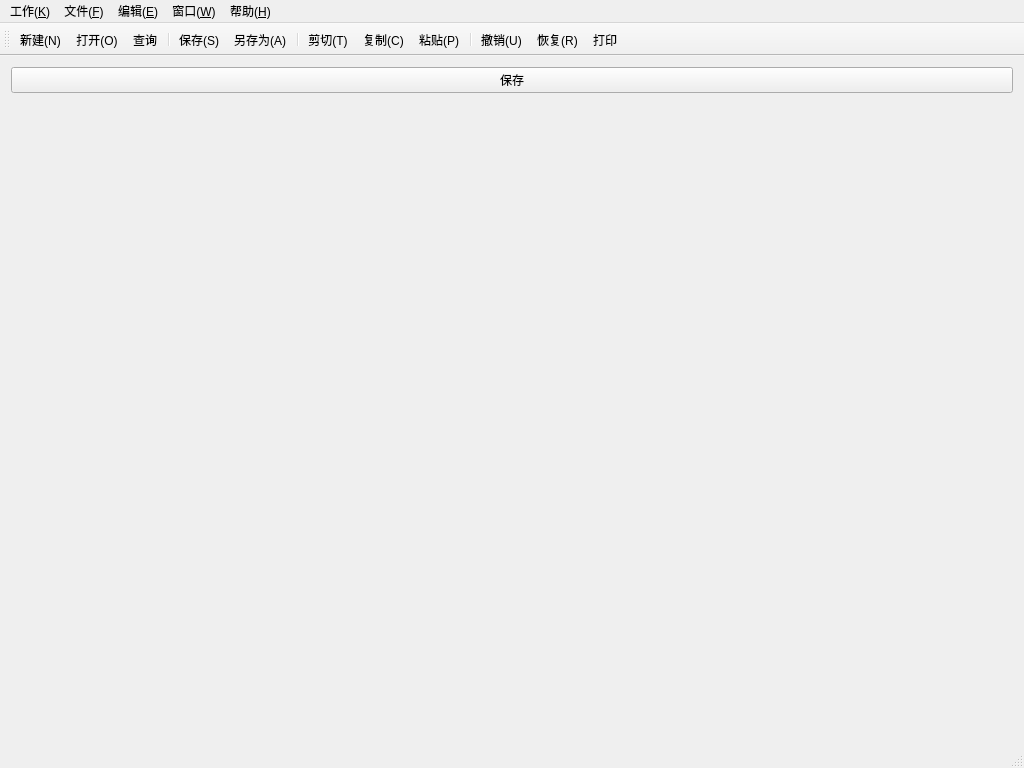
<?xml version="1.0" encoding="UTF-8"?>
<ui version="4.0">
 <class>MainWindow</class>
 <widget class="QMainWindow" name="MainWindow">
  <property name="geometry">
   <rect>
    <x>0</x>
    <y>0</y>
    <width>1024</width>
    <height>768</height>
   </rect>
  </property>
  <property name="windowTitle">
   <string>星达ERP</string>
  </property>
  <property name="windowIcon">
   <iconset resource="../myImage.qrc">
    <normaloff>:/myImage/images/Logo.jpg</normaloff>:/myImage/images/Logo.jpg</iconset>
  </property>
  <widget class="QWidget" name="centralWidget">
   <layout class="QGridLayout" name="gridLayout">
    <item row="2" column="0">
     <widget class="DataTableWidget" name="widget" native="true"/>
    </item>
    <item row="1" column="0">
     <widget class="QPushButton" name="pushButton_2">
      <property name="text">
       <string>保存</string>
      </property>
     </widget>
    </item>
   </layout>
  </widget>
  <widget class="QMenuBar" name="menuBar">
   <property name="geometry">
    <rect>
     <x>0</x>
     <y>0</y>
     <width>1024</width>
     <height>26</height>
    </rect>
   </property>
   <widget class="QMenu" name="menuF">
    <property name="title">
     <string>文件(&amp;F)</string>
    </property>
    <addaction name="actionNew"/>
    <addaction name="actionOpen"/>
    <addaction name="action_query"/>
    <addaction name="separator"/>
    <addaction name="actionSave"/>
    <addaction name="actionSaveAs"/>
    <addaction name="separator"/>
    <addaction name="actionExit"/>
    <addaction name="actionprint"/>
   </widget>
   <widget class="QMenu" name="menuE">
    <property name="title">
     <string>编辑(&amp;E)</string>
    </property>
    <addaction name="actionUndo"/>
    <addaction name="actionRedo"/>
    <addaction name="separator"/>
    <addaction name="actionCut"/>
    <addaction name="actionCopy"/>
    <addaction name="actionPaste"/>
   </widget>
   <widget class="QMenu" name="menuW">
    <property name="title">
     <string>窗口(&amp;W)</string>
    </property>
    <addaction name="actionClose"/>
    <addaction name="actionCloseAll"/>
    <addaction name="separator"/>
    <addaction name="actionTile"/>
    <addaction name="actionCascade"/>
    <addaction name="separator"/>
    <addaction name="actionNext"/>
    <addaction name="actionPrevious"/>
   </widget>
   <widget class="QMenu" name="menuH">
    <property name="title">
     <string>帮助(&amp;H)</string>
    </property>
    <addaction name="actionAbout"/>
   </widget>
   <widget class="QMenu" name="menuK">
    <property name="title">
     <string>工作(&amp;K)</string>
    </property>
    <widget class="QMenu" name="menu">
     <property name="title">
      <string>销售</string>
     </property>
     <property name="icon">
      <iconset resource="../myImage.qrc">
       <normaloff>:/myImage/images/quote.ico</normaloff>:/myImage/images/quote.ico</iconset>
     </property>
     <addaction name="actionQuote"/>
     <addaction name="actionCheck"/>
     <addaction name="actionAdjust"/>
     <addaction name="separator"/>
     <addaction name="actionOrder"/>
    </widget>
    <widget class="QMenu" name="menu_5">
     <property name="title">
      <string>质保</string>
     </property>
     <property name="icon">
      <iconset resource="../myImage.qrc">
       <normaloff>:/myImage/images/microscope.png</normaloff>:/myImage/images/microscope.png</iconset>
     </property>
     <widget class="QMenu" name="menu_6">
      <property name="title">
       <string>力学性能</string>
      </property>
      <addaction name="menu_UT"/>
      <addaction name="menu_PT"/>
      <addaction name="menu_MT"/>
      <addaction name="actionchongji"/>
      <addaction name="actionlasheng"/>
      <addaction name="actionyindu"/>
     </widget>
     <addaction name="actionPMI"/>
     <addaction name="menu_6"/>
     <addaction name="actionInspection"/>
    </widget>
    <widget class="QMenu" name="menu_10">
     <property name="title">
      <string>仓库</string>
     </property>
     <property name="icon">
      <iconset resource="../myImage.qrc">
       <normaloff>:/myImage/images/warehouse.png</normaloff>:/myImage/images/warehouse.png</iconset>
     </property>
     <addaction name="actiongangcai_2"/>
     <addaction name="actionwujin_2"/>
     <addaction name="actionshebei"/>
    </widget>
    <widget class="QMenu" name="menu_2">
     <property name="title">
      <string>生产</string>
     </property>
     <property name="icon">
      <iconset resource="../myImage.qrc">
       <normaloff>:/myImage/images/machine.png</normaloff>:/myImage/images/machine.png</iconset>
     </property>
     <widget class="QMenu" name="menu_3">
      <property name="title">
       <string>锻造</string>
      </property>
      <addaction name="action1T"/>
      <addaction name="action2T"/>
      <addaction name="actionyaji"/>
      <addaction name="actionwaixie"/>
      <addaction name="actionFgInput"/>
     </widget>
     <widget class="QMenu" name="menu_4">
      <property name="title">
       <string>机加工</string>
      </property>
      <property name="icon">
       <iconset resource="../myImage.qrc">
        <normaloff>:/myImage/images/robot_32px.png</normaloff>:/myImage/images/robot_32px.png</iconset>
      </property>
      <addaction name="actionjingong"/>
      <addaction name="actionjijiaweixie"/>
      <addaction name="actionMchInput"/>
     </widget>
     <addaction name="actionPlan"/>
     <addaction name="actionprepare"/>
     <addaction name="menu_3"/>
     <addaction name="actionHT"/>
     <addaction name="menu_4"/>
     <addaction name="separator"/>
     <addaction name="separator"/>
     <addaction name="actionScrap"/>
    </widget>
    <widget class="QMenu" name="menu_8">
     <property name="title">
      <string>技术</string>
     </property>
     <property name="icon">
      <iconset resource="../myImage.qrc">
       <normaloff>:/myImage/images/Drawing.png</normaloff>:/myImage/images/Drawing.png</iconset>
     </property>
     <addaction name="actiongongyi"/>
     <addaction name="actionjiagongtuzhi"/>
     <addaction name="actionbiaozhunguifan"/>
    </widget>
    <widget class="QMenu" name="menu_9">
     <property name="title">
      <string>采购</string>
     </property>
     <property name="icon">
      <iconset resource="../myImage.qrc">
       <normaloff>:/myImage/images/buy.ico</normaloff>:/myImage/images/buy.ico</iconset>
     </property>
     <addaction name="actiongangcai"/>
     <addaction name="actionwujin"/>
    </widget>
    <widget class="QMenu" name="menu_11">
     <property name="title">
      <string>查询报表</string>
     </property>
     <addaction name="actionorder"/>
     <addaction name="actionwaixie_2"/>
     <addaction name="actionsc"/>
     <addaction name="actionjindu"/>
    </widget>
    <addaction name="actionHomepage"/>
    <addaction name="separator"/>
    <addaction name="menu"/>
    <addaction name="menu_2"/>
    <addaction name="menu_5"/>
    <addaction name="menu_9"/>
    <addaction name="menu_10"/>
    <addaction name="actionlogistics"/>
    <addaction name="actionFinance"/>
    <addaction name="menu_8"/>
    <addaction name="menu_11"/>
    <addaction name="actionziyuan"/>
   </widget>
   <addaction name="menuK"/>
   <addaction name="menuF"/>
   <addaction name="menuE"/>
   <addaction name="menuW"/>
   <addaction name="menuH"/>
  </widget>
  <widget class="QToolBar" name="toolBar">
   <attribute name="toolBarArea">
    <enum>TopToolBarArea</enum>
   </attribute>
   <attribute name="toolBarBreak">
    <bool>false</bool>
   </attribute>
   <addaction name="actionNew"/>
   <addaction name="actionOpen"/>
   <addaction name="action_query"/>
   <addaction name="separator"/>
   <addaction name="actionSave"/>
   <addaction name="actionSaveAs"/>
   <addaction name="separator"/>
   <addaction name="actionCut"/>
   <addaction name="actionCopy"/>
   <addaction name="actionPaste"/>
   <addaction name="separator"/>
   <addaction name="actionUndo"/>
   <addaction name="actionRedo"/>
   <addaction name="actionprint"/>
  </widget>
  <widget class="QStatusBar" name="statusBar"/>
  <action name="actionNew">
   <property name="icon">
    <iconset resource="../myImage.qrc">
     <normaloff>:/myImage/images/new.png</normaloff>:/myImage/images/new.png</iconset>
   </property>
   <property name="text">
    <string>新建(&amp;N)</string>
   </property>
   <property name="toolTip">
    <string>新建</string>
   </property>
   <property name="shortcut">
    <string>Ctrl+N</string>
   </property>
  </action>
  <action name="actionOpen">
   <property name="icon">
    <iconset resource="../myImage.qrc">
     <normaloff>:/myImage/images/open.png</normaloff>:/myImage/images/open.png</iconset>
   </property>
   <property name="text">
    <string>打开(&amp;O)...</string>
   </property>
   <property name="toolTip">
    <string>打开</string>
   </property>
   <property name="shortcut">
    <string>Ctrl+O</string>
   </property>
  </action>
  <action name="actionSave">
   <property name="icon">
    <iconset resource="../myImage.qrc">
     <normaloff>:/myImage/images/save.png</normaloff>:/myImage/images/save.png</iconset>
   </property>
   <property name="text">
    <string>保存(&amp;S)</string>
   </property>
   <property name="toolTip">
    <string>保存</string>
   </property>
   <property name="shortcut">
    <string>Ctrl+S</string>
   </property>
  </action>
  <action name="actionSaveAs">
   <property name="icon">
    <iconset resource="../myImage.qrc">
     <normaloff>:/myImage/images/saveAs.png</normaloff>:/myImage/images/saveAs.png</iconset>
   </property>
   <property name="text">
    <string>另存为(&amp;A)...</string>
   </property>
   <property name="toolTip">
    <string>另存为</string>
   </property>
  </action>
  <action name="actionExit">
   <property name="icon">
    <iconset resource="../myImage.qrc">
     <normaloff>:/myImage/images/exit.png</normaloff>:/myImage/images/exit.png</iconset>
   </property>
   <property name="text">
    <string>退出(&amp;X)</string>
   </property>
   <property name="toolTip">
    <string>退出</string>
   </property>
  </action>
  <action name="actionUndo">
   <property name="icon">
    <iconset resource="../myImage.qrc">
     <normaloff>:/myImage/images/undo.png</normaloff>:/myImage/images/undo.png</iconset>
   </property>
   <property name="text">
    <string>撤销(&amp;U)</string>
   </property>
   <property name="toolTip">
    <string>撤销</string>
   </property>
   <property name="shortcut">
    <string>Ctrl+Z</string>
   </property>
  </action>
  <action name="actionRedo">
   <property name="icon">
    <iconset resource="../myImage.qrc">
     <normaloff>:/myImage/images/redo.png</normaloff>:/myImage/images/redo.png</iconset>
   </property>
   <property name="text">
    <string>恢复(&amp;R)</string>
   </property>
   <property name="toolTip">
    <string>恢复</string>
   </property>
   <property name="shortcut">
    <string>Ctrl+Y</string>
   </property>
  </action>
  <action name="actionCut">
   <property name="icon">
    <iconset resource="../myImage.qrc">
     <normaloff>:/myImage/images/cut.png</normaloff>:/myImage/images/cut.png</iconset>
   </property>
   <property name="text">
    <string>剪切(&amp;T)</string>
   </property>
   <property name="toolTip">
    <string>剪切</string>
   </property>
   <property name="shortcut">
    <string>Ctrl+X</string>
   </property>
  </action>
  <action name="actionCopy">
   <property name="icon">
    <iconset resource="../myImage.qrc">
     <normaloff>:/myImage/images/copy.png</normaloff>:/myImage/images/copy.png</iconset>
   </property>
   <property name="text">
    <string>复制(&amp;C)</string>
   </property>
   <property name="toolTip">
    <string>复制</string>
   </property>
   <property name="shortcut">
    <string>Ctrl+C</string>
   </property>
  </action>
  <action name="actionPaste">
   <property name="icon">
    <iconset resource="../myImage.qrc">
     <normaloff>:/myImage/images/paste.png</normaloff>:/myImage/images/paste.png</iconset>
   </property>
   <property name="text">
    <string>粘贴(&amp;P)</string>
   </property>
   <property name="toolTip">
    <string>粘贴</string>
   </property>
   <property name="shortcut">
    <string>Ctrl+V</string>
   </property>
  </action>
  <action name="actionClose">
   <property name="text">
    <string>关闭(&amp;O)</string>
   </property>
   <property name="toolTip">
    <string>关闭</string>
   </property>
  </action>
  <action name="actionCloseAll">
   <property name="text">
    <string>关闭所有窗口(&amp;A)</string>
   </property>
   <property name="toolTip">
    <string>关闭所有窗口</string>
   </property>
  </action>
  <action name="actionTile">
   <property name="text">
    <string>平铺(&amp;T)</string>
   </property>
   <property name="toolTip">
    <string>平铺</string>
   </property>
  </action>
  <action name="actionCascade">
   <property name="text">
    <string>层叠(&amp;C)</string>
   </property>
   <property name="toolTip">
    <string>层叠</string>
   </property>
  </action>
  <action name="actionNext">
   <property name="icon">
    <iconset resource="../myImage.qrc">
     <normaloff>:/myImage/images/next.png</normaloff>:/myImage/images/next.png</iconset>
   </property>
   <property name="text">
    <string>下一个(&amp;X)</string>
   </property>
   <property name="toolTip">
    <string>下一个</string>
   </property>
   <property name="shortcut">
    <string>Ctrl+Tab</string>
   </property>
  </action>
  <action name="actionPrevious">
   <property name="icon">
    <iconset resource="../myImage.qrc">
     <normaloff>:/myImage/images/previous.png</normaloff>:/myImage/images/previous.png</iconset>
   </property>
   <property name="text">
    <string>前一个(&amp;V)</string>
   </property>
   <property name="toolTip">
    <string>前一个</string>
   </property>
   <property name="shortcut">
    <string>Ctrl+Shift+Backtab</string>
   </property>
  </action>
  <action name="actionAbout">
   <property name="icon">
    <iconset resource="../myImage.qrc">
     <normaloff>:/myImage/images/about.png</normaloff>:/myImage/images/about.png</iconset>
   </property>
   <property name="text">
    <string>关于ERP(&amp;A)</string>
   </property>
   <property name="toolTip">
    <string>关于</string>
   </property>
  </action>
  <action name="actionAboutQt">
   <property name="text">
    <string>关于星达ERP(&amp;Q)</string>
   </property>
   <property name="toolTip">
    <string>关于ERP</string>
   </property>
  </action>
  <action name="actionHomepage">
   <property name="icon">
    <iconset resource="../myImage.qrc">
     <normaloff>:/myImage/images/Logo_2.jpg</normaloff>:/myImage/images/Logo_2.jpg</iconset>
   </property>
   <property name="text">
    <string>首页</string>
   </property>
  </action>
  <action name="actionlogistics">
   <property name="icon">
    <iconset resource="../myImage.qrc">
     <normaloff>:/myImage/images/logistics_32px.ico</normaloff>:/myImage/images/logistics_32px.ico</iconset>
   </property>
   <property name="text">
    <string>物流</string>
   </property>
  </action>
  <action name="actionFinance">
   <property name="icon">
    <iconset resource="../myImage.qrc">
     <normaloff>:/myImage/images/finance.png</normaloff>:/myImage/images/finance.png</iconset>
   </property>
   <property name="text">
    <string>财务</string>
   </property>
  </action>
  <action name="actionQuote">
   <property name="icon">
    <iconset resource="../myImage.qrc">
     <normaloff>:/myImage/images/Sales.png</normaloff>:/myImage/images/Sales.png</iconset>
   </property>
   <property name="text">
    <string>报价</string>
   </property>
  </action>
  <action name="actionCheck">
   <property name="icon">
    <iconset resource="../myImage.qrc">
     <normaloff>:/myImage/images/check.png</normaloff>:/myImage/images/check.png</iconset>
   </property>
   <property name="text">
    <string>审核</string>
   </property>
  </action>
  <action name="actionOrder">
   <property name="icon">
    <iconset resource="../myImage.qrc">
     <normaloff>:/myImage/images/order.ico</normaloff>:/myImage/images/order.ico</iconset>
   </property>
   <property name="text">
    <string>订单</string>
   </property>
  </action>
  <action name="actionprint">
   <property name="icon">
    <iconset resource="../myImage.qrc">
     <normaloff>:/myImage/images/print.png</normaloff>:/myImage/images/print.png</iconset>
   </property>
   <property name="text">
    <string>打印</string>
   </property>
  </action>
  <action name="action_query">
   <property name="icon">
    <iconset resource="../myImage.qrc">
     <normaloff>:/myImage/images/file_manager.png</normaloff>:/myImage/images/file_manager.png</iconset>
   </property>
   <property name="text">
    <string>查询</string>
   </property>
  </action>
  <action name="actionAdjust">
   <property name="icon">
    <iconset resource="../myImage.qrc">
     <normaloff>:/myImage/images/adjust.png</normaloff>:/myImage/images/adjust.png</iconset>
   </property>
   <property name="text">
    <string>调价</string>
   </property>
  </action>
  <action name="actionPlan">
   <property name="text">
    <string>计划排产</string>
   </property>
  </action>
  <action name="actionprepare">
   <property name="text">
    <string>备料</string>
   </property>
  </action>
  <action name="actionHT">
   <property name="icon">
    <iconset resource="../myImage.qrc">
     <normaloff>:/myImage/images/hot_32px.png</normaloff>:/myImage/images/hot_32px.png</iconset>
   </property>
   <property name="text">
    <string>热处理</string>
   </property>
  </action>
  <action name="action1T">
   <property name="text">
    <string>1T</string>
   </property>
  </action>
  <action name="action2T">
   <property name="text">
    <string>2T</string>
   </property>
  </action>
  <action name="actionyaji">
   <property name="text">
    <string>压机</string>
   </property>
  </action>
  <action name="actionwaixie">
   <property name="text">
    <string>锻造外协</string>
   </property>
  </action>
  <action name="actionjingong">
   <property name="text">
    <string>金工车间</string>
   </property>
  </action>
  <action name="actionjijiaweixie">
   <property name="text">
    <string>机加外协</string>
   </property>
  </action>
  <action name="menu_UT">
   <property name="text">
    <string>UT</string>
   </property>
  </action>
  <action name="menu_PT">
   <property name="text">
    <string>PT</string>
   </property>
  </action>
  <action name="menu_MT">
   <property name="text">
    <string>MT</string>
   </property>
  </action>
  <action name="actionchongji">
   <property name="text">
    <string>冲击</string>
   </property>
  </action>
  <action name="actionlasheng">
   <property name="text">
    <string>拉伸</string>
   </property>
  </action>
  <action name="actionyindu">
   <property name="text">
    <string>硬度</string>
   </property>
  </action>
  <action name="actionInspection">
   <property name="text">
    <string>出厂检验</string>
   </property>
  </action>
  <action name="actionPMI">
   <property name="text">
    <string>PMI</string>
   </property>
  </action>
  <action name="actiongongyi">
   <property name="text">
    <string>工艺流程</string>
   </property>
  </action>
  <action name="actionjiagongtuzhi">
   <property name="text">
    <string>加工图纸</string>
   </property>
  </action>
  <action name="actionbiaozhunguifan">
   <property name="text">
    <string>标准规范</string>
   </property>
  </action>
  <action name="actiongangcai">
   <property name="text">
    <string>钢材</string>
   </property>
  </action>
  <action name="actionwujin">
   <property name="text">
    <string>五金</string>
   </property>
  </action>
  <action name="actiongangcai_2">
   <property name="text">
    <string>钢材台账</string>
   </property>
  </action>
  <action name="actionwujin_2">
   <property name="text">
    <string>五金台账</string>
   </property>
  </action>
  <action name="actionshebei">
   <property name="text">
    <string>设备台账</string>
   </property>
  </action>
  <action name="actionziyuan">
   <property name="text">
    <string>资源管理</string>
   </property>
  </action>
  <action name="actionorder">
   <property name="text">
    <string>合同报表</string>
   </property>
  </action>
  <action name="actionwaixie_2">
   <property name="text">
    <string>外协报表</string>
   </property>
  </action>
  <action name="actionsc">
   <property name="text">
    <string>生产报表</string>
   </property>
  </action>
  <action name="actionScrap">
   <property name="text">
    <string>报废</string>
   </property>
  </action>
  <action name="actionjindu">
   <property name="text">
    <string>生产进度</string>
   </property>
  </action>
  <action name="actionFgInput">
   <property name="icon">
    <iconset resource="../myImage.qrc">
     <normaloff>:/myImage/images/enter_32px.png</normaloff>:/myImage/images/enter_32px.png</iconset>
   </property>
   <property name="text">
    <string>锻造进度录入</string>
   </property>
  </action>
  <action name="action1">
   <property name="text">
    <string>1</string>
   </property>
  </action>
  <action name="actionMchInput">
   <property name="text">
    <string>机加进度录入</string>
   </property>
  </action>
 </widget>
 <layoutdefault spacing="6" margin="11"/>
 <customwidgets>
  <customwidget>
   <class>DataTableWidget</class>
   <extends>QWidget</extends>
   <header location="global">qtpandas.views.DataTableView</header>
   <container>1</container>
  </customwidget>
 </customwidgets>
 <resources>
  <include location="../myImage.qrc"/>
 </resources>
 <connections/>
</ui>
